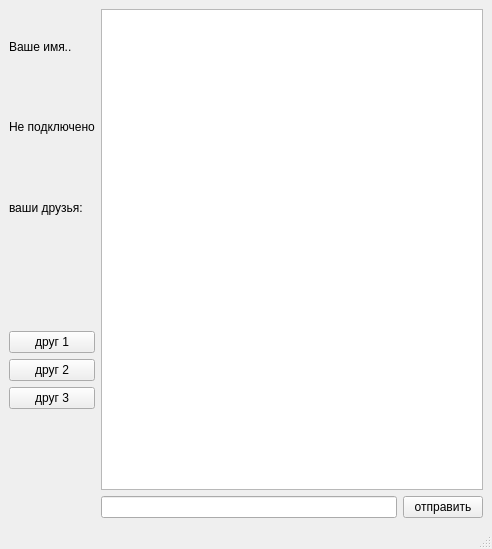
<?xml version="1.0" encoding="UTF-8"?>
<ui version="4.0">
 <class>MainWindow</class>
 <widget class="QMainWindow" name="MainWindow">
  <property name="geometry">
   <rect>
    <x>0</x>
    <y>0</y>
    <width>492</width>
    <height>549</height>
   </rect>
  </property>
  <property name="windowTitle">
   <string>MainWindow</string>
  </property>
  <property name="windowIcon">
   <iconset>
    <normaloff>C:/Users/ДАНИИЛ/Desktop/unnamed.jpg</normaloff>C:/Users/ДАНИИЛ/Desktop/unnamed.jpg</iconset>
  </property>
  <widget class="QWidget" name="centralwidget">
   <layout class="QGridLayout" name="gridLayout">
    <item row="2" column="0">
     <widget class="QLabel" name="label_3">
      <property name="text">
       <string>ваши друзья:</string>
      </property>
     </widget>
    </item>
    <item row="8" column="2">
     <widget class="QPushButton" name="pushButton_9">
      <property name="text">
       <string>отправить</string>
      </property>
     </widget>
    </item>
    <item row="0" column="0">
     <widget class="QLabel" name="label">
      <property name="text">
       <string>Ваше имя..</string>
      </property>
     </widget>
    </item>
    <item row="8" column="1">
     <widget class="QLineEdit" name="lineEdit"/>
    </item>
    <item row="5" column="0">
     <widget class="QPushButton" name="pushButton_2">
      <property name="text">
       <string>друг 2</string>
      </property>
     </widget>
    </item>
    <item row="0" column="1" rowspan="8" colspan="2">
     <widget class="QTextBrowser" name="textBrowser"/>
    </item>
    <item row="1" column="0">
     <widget class="QLabel" name="label_2">
      <property name="text">
       <string>Не подключено</string>
      </property>
     </widget>
    </item>
    <item row="4" column="0">
     <widget class="QPushButton" name="pushButton">
      <property name="text">
       <string>друг 1</string>
      </property>
     </widget>
    </item>
    <item row="6" column="0">
     <widget class="QPushButton" name="pushButton_3">
      <property name="text">
       <string>друг 3</string>
      </property>
     </widget>
    </item>
   </layout>
  </widget>
  <widget class="QMenuBar" name="menubar">
   <property name="geometry">
    <rect>
     <x>0</x>
     <y>0</y>
     <width>492</width>
     <height>21</height>
    </rect>
   </property>
  </widget>
  <widget class="QStatusBar" name="statusbar"/>
 </widget>
 <resources/>
 <connections/>
</ui>
